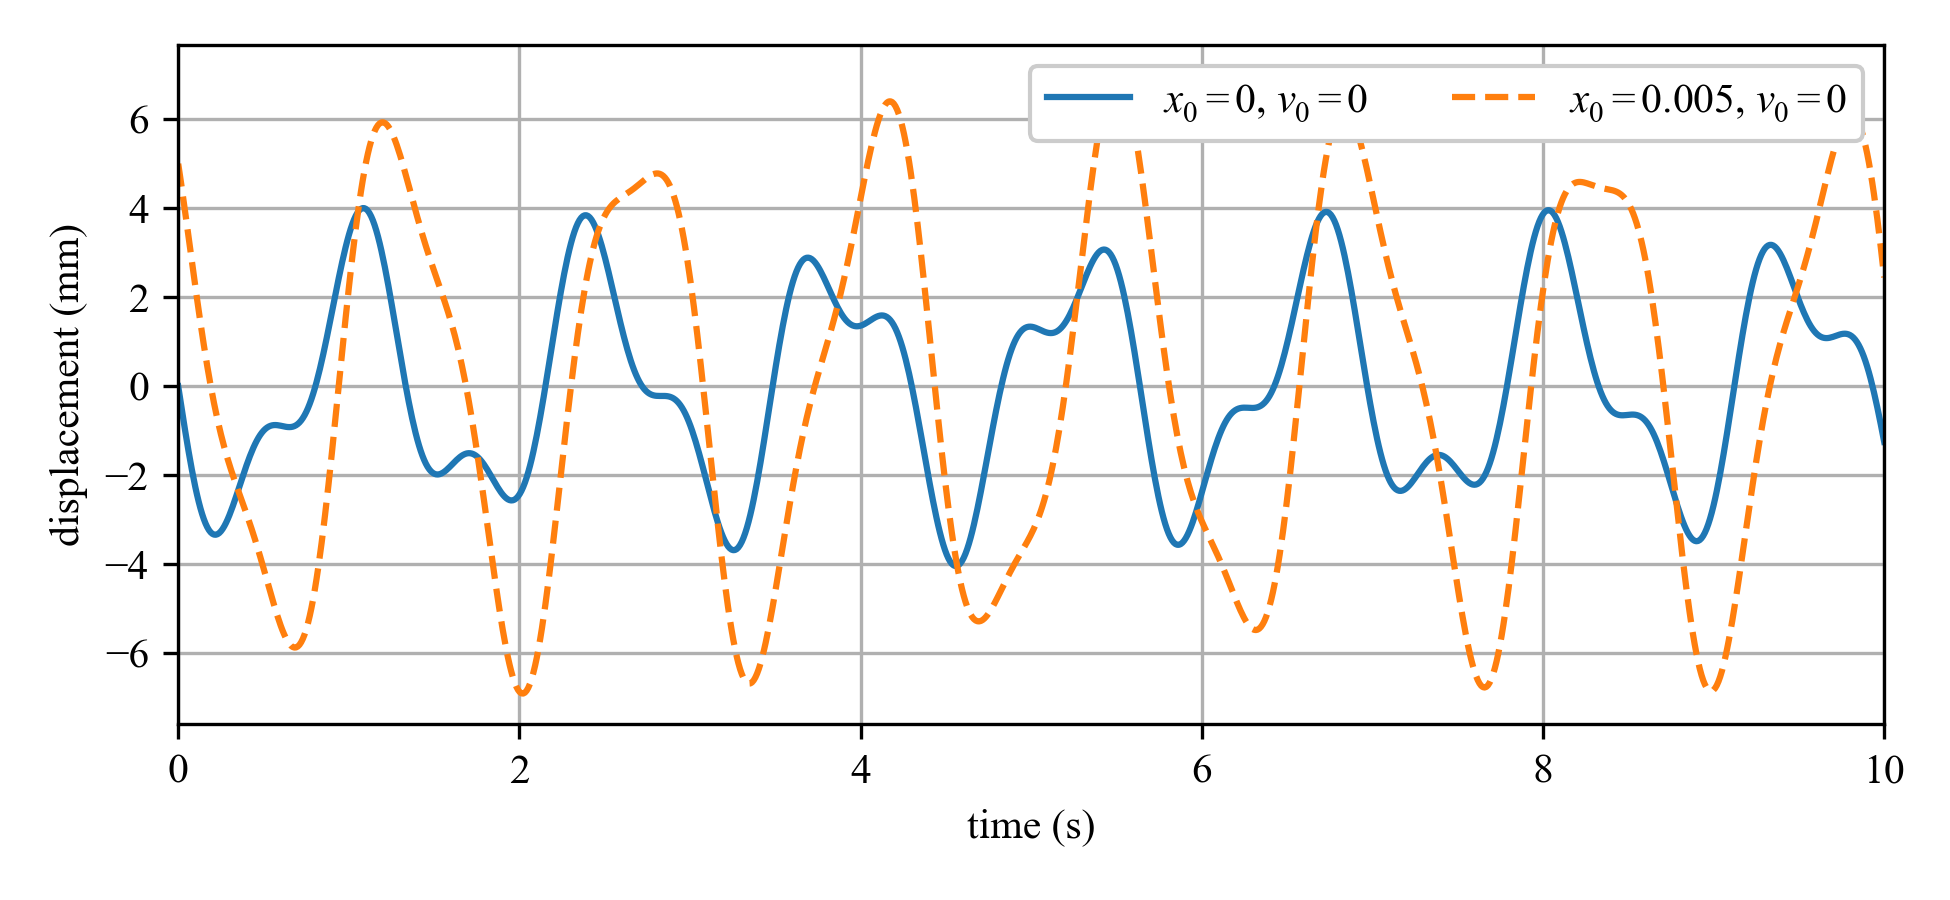

Write the Python code that produced this figure.
#!/usr/bin/env python3
# -*- coding: utf-8 -*-
"""
Created on Thu Nov 10 09:30:27 2016

@author: downey
"""

#%% import modules and set default fonts and colors

import IPython as IP
IP.get_ipython().magic('reset -sf')
import matplotlib.pyplot as plt
import matplotlib as mpl
import numpy as np
import pandas as PD
import scipy as sp
from scipy import interpolate
import pickle
import time
import re
import json as json
import pylab

# set default fonts and plot colors
plt.rcParams.update({'image.cmap': 'viridis'})
cc = plt.rcParams['axes.prop_cycle'].by_key()['color']
plt.rcParams.update({'font.serif':['Times New Roman', 'Times', 'DejaVu Serif',
 'Bitstream Vera Serif', 'Computer Modern Roman', 'New Century Schoolbook',
 'Century Schoolbook L',  'Utopia', 'ITC Bookman', 'Bookman', 
 'Nimbus Roman No9 L', 'Palatino', 'Charter', 'serif']})
plt.rcParams.update({'font.family':'serif'})
plt.rcParams.update({'font.size': 10})
plt.rcParams.update({'mathtext.rm': 'serif'})
plt.rcParams.update({'mathtext.fontset': 'custom'})
plt.close('all')

#%% Load the expermintal data




tt = np.linspace(0,10,1000)

x_1 = (10/np.sqrt(20)*0.1/(20-10**2))*np.sin(np.sqrt(20)*tt) + 0 + 0.1/(20-10**2)*np.sin(10*tt)
x_2 = (10/np.sqrt(20)*0.1/(20-10**2))*np.sin(np.sqrt(20)*tt) + 0.005*np.cos(np.sqrt(20)*tt) + 0.1/(20-10**2)*np.sin(10*tt)


plt.figure(figsize=(6.5,3))
plt.plot(tt,x_1*1000,label='$x_0=0$, $v_0=0$')
plt.plot(tt,x_2*1000,'--',label='$x_0=0.005$, $v_0=0$')
plt.xlim([0,10])
plt.xlabel('time (s)')
plt.ylabel('displacement (mm)')
plt.grid('on')
plt.legend(loc=1,ncol=2,framealpha=1)
plt.tight_layout()

plt.savefig('response_1-DOF-spring_mass_forced.png',dpi=300)








